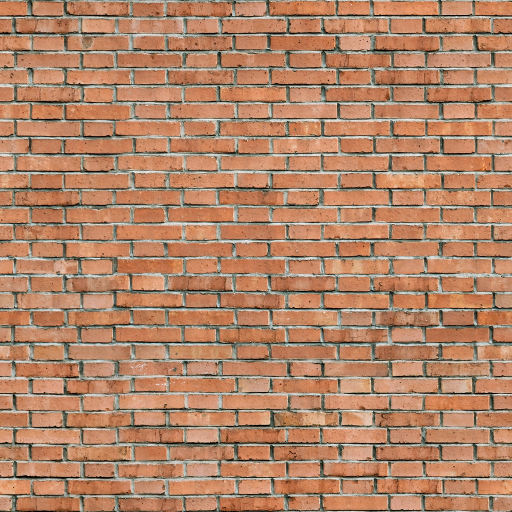
#> input picture assets/brick_diffuse.jpg, 1024 x 1024 px (shown at 1/2 size)
$ python textures.py
#> lines starting #> are read from the running program, lines starting #| are printed output that depends on the picture
"""Generates the city texture layers (512px each) -> assets/city/layers.jpg + layers.json."""
import json, math, os, random
import numpy as np
from PIL import Image, ImageDraw, ImageFilter, ImageFont
HERE = os.path.dirname(os.path.abspath(__file__)); OUT = os.path.join(HERE, '..', 'assets', 'city')
N = 512; rng = np.random.default_rng(7); R = random.Random(7)
def noise(scale, octaves=4, seed=0):
    g = np.random.default_rng(seed); out = np.zeros((N, N))
    for o in range(octaves):
        s = max(2, int(N / scale * 2 ** o)); a = g.random((s, s))
        img = Image.fromarray((a * 255).astype(np.uint8)).resize((N, N), Image.BICUBIC)
        # make it tile: blend with shifted copy
        arr = np.asarray(img, dtype=float) / 255; out += arr / 2 ** o
    out = (out - out.min()) / (out.max() - out.min() + 1e-9); return out
def tileable(arr):
    a = arr; b = np.roll(np.roll(a, N // 2, 0), N // 2, 1)
    y, x = np.mgrid[0:N, 0:N] / N; w = (np.minimum(np.minimum(x, 1 - x), np.minimum(y, 1 - y)) * 2).clip(0, 1)[..., None] if a.ndim == 3 else (np.minimum(np.minimum(x, 1 - x), np.minimum(y, 1 - y)) * 2).clip(0, 1)
    w = np.clip(w * 3, 0, 1); return a * w + b * (1 - w)
def rgb(base, n=None, amt=0.1):
    img = np.ones((N, N, 3)) * np.array(base, dtype=float) / 255
    if n is not None: img *= (1 - amt + n[..., None] * amt * 2)
    return img
def to_img(a): return Image.fromarray((np.clip(a, 0, 1) * 255).astype(np.uint8))
layers = {}
# brick: desaturated photo so vertex colours pick the brick colour
src = Image.open(os.path.join(HERE, '..', 'assets', 'brick_diffuse.jpg')).convert('RGB').resize((N, N))
b = np.asarray(src, dtype=float) / 255; grey = b.mean(2, keepdims=True); b = grey * .8 + b * .2; b = b / b.mean() * .62
layers['brick'] = b
n1 = tileable(noise(40, 5, 1))
#> in tileable, `w = (np.minimum(np.minimum(x, 1 - x), np.minimum(y, 1 - y)) * 2).clip(`:
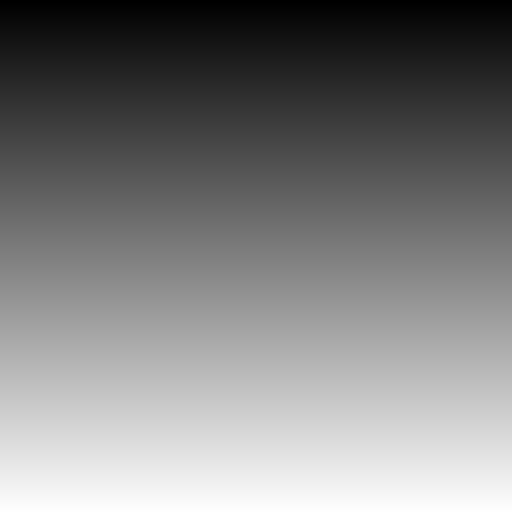
#> y: shape (512, 512) float64; min 0, max 0.998, mean 0.499
st = rgb((224, 220, 210), n1, .08); im = to_img(st); d = ImageDraw.Draw(im)
for row in range(6):
    y = int(row * N / 6); d.line([(0, y), (N, y)], fill=(150, 145, 135), width=3); off = (row % 2) * 85
    for x in range(-85 + off, N, 170): d.line([(x, y), (x, y + N // 6)], fill=(160, 155, 145), width=3)
layers['stone'] = np.asarray(im.filter(ImageFilter.GaussianBlur(.6)), dtype=float) / 255
layers['paint'] = rgb((236, 233, 226), tileable(noise(60, 4, 2)), .03)
#> call 2 of noise, with scale = 60, octaves = 4, seed = 2
#> after the loop in noise (call 2), `for o in range(octaves):`:
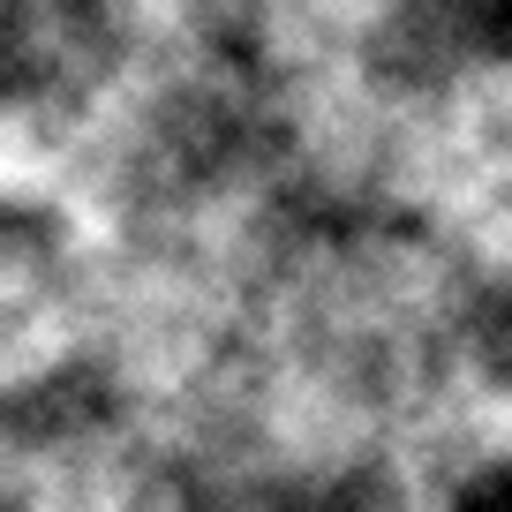
#> out: shape (512, 512) float64; min 0.0799, max 1.75, mean 0.933; drawn with min black and max white
sl = rgb((78, 82, 88), tileable(noise(30, 4, 3)), .12); im = to_img(sl); d = ImageDraw.Draw(im)
#> call 3 of noise, with scale = 30, octaves = 4, seed = 3
#> after the loop in noise (call 3), `for o in range(octaves):`:
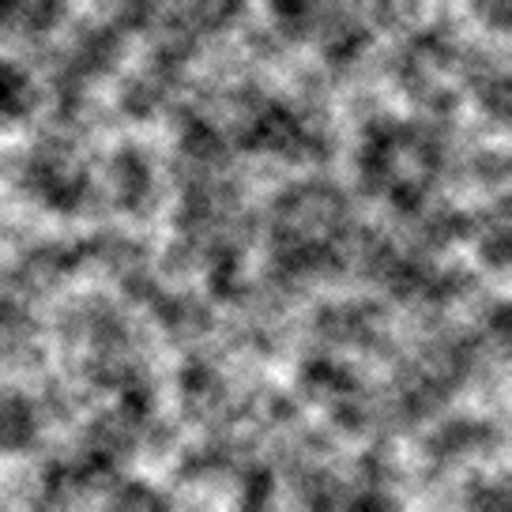
#> out: shape (512, 512) float64; min 0.13, max 1.79, mean 0.945; drawn with min black and max white
for row in range(12):
    y = row * N // 12; d.line([(0, y), (N, y)], fill=(40, 42, 46), width=3)
    for x in range((row % 2) * 32, N, 64): d.line([(x, y), (x, y + N // 12)], fill=(48, 50, 55), width=2)
layers['slate'] = np.asarray(im, dtype=float) / 255
asph_n = tileable(noise(12, 5, 4)); asph = rgb((62, 64, 68), asph_n, .14)
#> call 4 of noise, with scale = 12, octaves = 5, seed = 4
#> the loop in noise (call 4), `for o in range(octaves):` made 5 passes
#> pass 1, in noise (call 4), `img = Image.fromarray((a * 255).astype(np.uint8)).resize((N, N), Image..`:
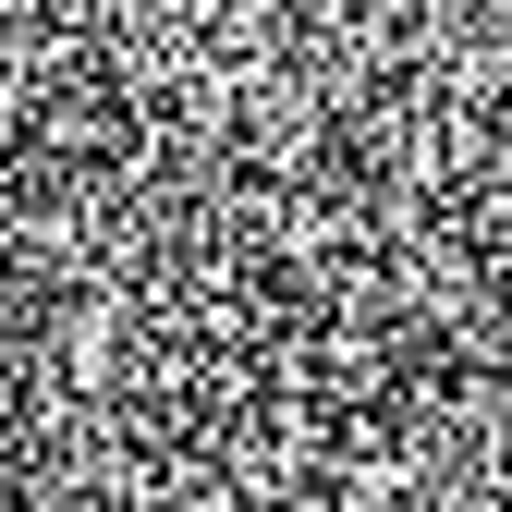
#> img: PIL image 512x512 L; min 0, max 255, mean 129
#> after the loop in noise (call 4), `for o in range(octaves):`:
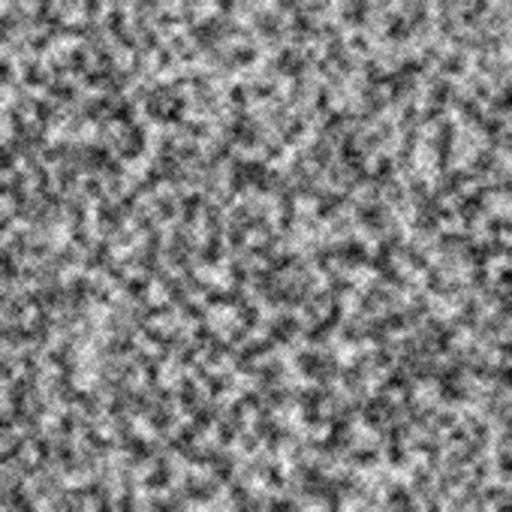
#> out: shape (512, 512) float64; min 0.0537, max 1.85, mean 0.973; drawn with min black and max white
#> in tileable (call 4), `b = np.roll(np.roll(a, N // 2, 0), N // 2, 1)`:
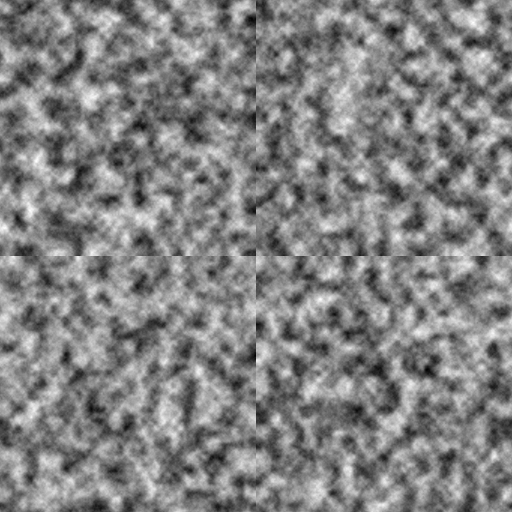
#> b: shape (512, 512) float64; min 0, max 1, mean 0.513
#> after `asph = rgb((62, 64, 68), asph_n, 0.14)`:
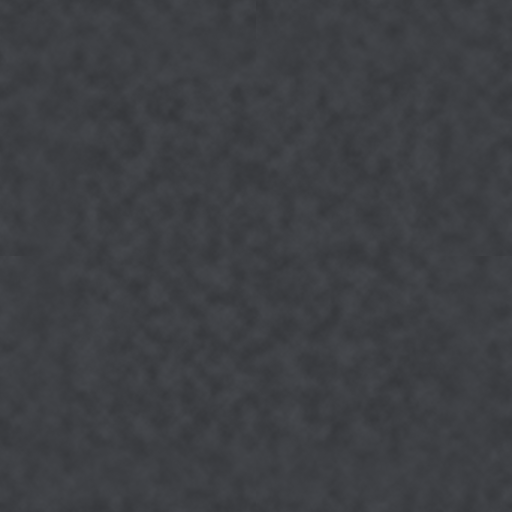
#> asph: shape (512, 512, 3) float64; mean of channels 0, 1, 2 0.244, 0.252, 0.268; drawn as R, G, B
spk = rng.random((N, N)) < .02; asph[spk] *= 1.35; layers['asphalt'] = asph
def road(width_m, lines):
#> called with width_m = 14
    im = to_img(asph.copy()); d = ImageDraw.Draw(im); px = N / width_m
    d.rectangle([0, 0, int(.35 * px), N], fill=(46, 47, 50)); d.rectangle([N - int(.35 * px), 0, N, N], fill=(46, 47, 50))
    for kind, u, w in lines:
        x = int(u * px); ww = max(2, int(w * px))
        if kind == 'solid': d.rectangle([x - ww // 2, 0, x + ww // 2, N], fill=(236, 236, 228))
        if kind == 'yellow': d.rectangle([x - ww // 2, 0, x + ww // 2, N], fill=(232, 195, 58))
        if kind == 'dash':
            for y in range(0, N, N // 2): d.rectangle([x - ww // 2, y, x + ww // 2, y + N // 4], fill=(236, 236, 228))
    return np.asarray(im, dtype=float) / 255
layers['road'] = road(14, [('yellow', .55, .1), ('yellow', .75, .1), ('yellow', 13.25, .1), ('yellow', 13.45, .1), ('dash', 7, .15)])
layers['roadring'] = road(18, [('yellow', .55, .1), ('yellow', .75, .1), ('yellow', 17.25, .1), ('yellow', 17.45, .1), ('solid', 8.85, .12), ('solid', 9.15, .12), ('dash', 4.6, .12), ('dash', 13.4, .12)])
pv = rgb((190, 186, 178), tileable(noise(50, 4, 5)), .06); im = to_img(pv); d = ImageDraw.Draw(im)
for k in range(5):
    p = k * N // 4; d.line([(p, 0), (p, N)], fill=(130, 126, 120), width=3); d.line([(0, p), (N, p)], fill=(130, 126, 120), width=3)
arr = np.asarray(im, dtype=float) / 255
for i in range(4):
    for j in range(4): arr[j * 128 + 2:(j + 1) * 128 - 2, i * 128 + 2:(i + 1) * 128 - 2] *= R.uniform(.93, 1.06)
layers['pavement'] = arr
kb = rgb((170, 168, 164), tileable(noise(8, 4, 6)), .2); kb[:, ::170] *= .6; layers['kerb'] = kb
gr = tileable(noise(10, 6, 7)); g = np.stack([.25 + gr * .15, .42 + gr * .2, .18 + gr * .08], 2); blades = rng.random((N, N)) < .08; g[blades] *= rng.uniform(.75, 1.25, (blades.sum(), 1)); layers['grass'] = g
layers['gravel'] = rgb((205, 190, 160), tileable(noise(6, 4, 8)), .2)
bk = tileable(noise(20, 4, 9)); bark = np.stack([.33 + bk * .1, .27 + bk * .08, .21 + bk * .06], 2); bark *= (0.85 + .15 * np.sin(np.arange(N) / 6.0)[None, :, None]); layers['bark'] = bark
lv = tileable(noise(14, 6, 10)); lv2 = tileable(noise(40, 3, 11)); layers['leaves'] = np.stack([.18 + lv * .16 + lv2 * .05, .32 + lv * .24 + lv2 * .06, .12 + lv * .1], 2)
layers['metal'] = rgb((40, 44, 42), tileable(noise(30, 3, 12)), .1)
cc = rgb((178, 176, 170), tileable(noise(25, 5, 13)), .1); cc[::128, :] *= .8; layers['concrete'] = cc
wd = tileable(noise(30, 3, 14)); wood = np.stack([.45 + wd * .1, .3 + wd * .07, .18 + wd * .05], 2); wood[::64, :] *= .55; layers['wood'] = wood
zb = asph.copy(); u = np.arange(N) // (N // 8); zb[:, (u % 2 == 0)] = .92; layers['zebra'] = zb
layers['gold'] = rgb((212, 170, 70), tileable(noise(20, 3, 15)), .12)
layers['steel'] = rgb((170, 175, 182), tileable(noise(60, 3, 16)), .06)
layers['redasphalt'] = rgb((150, 72, 58), asph_n, .14)
im = Image.new('RGB', (N, N), (201, 164, 63)); d = ImageDraw.Draw(im); c = N / 2
d.ellipse([c - 226, c - 226, c + 226, c + 226], fill=(246, 241, 223), outline=(28, 28, 28), width=12); d.ellipse([c - 168, c - 168, c + 168, c + 168], outline=(28, 28, 28), width=4)
try: font = ImageFont.truetype('DejaVuSerif-Bold.ttf', 38)
except Exception: font = ImageFont.load_default()
for i, t in enumerate(['XII', 'I', 'II', 'III', 'IV', 'V', 'VI', 'VII', 'VIII', 'IX', 'X', 'XI']):
    a = i / 12 * math.tau - math.pi / 2; x = c + math.cos(a) * 198; y = c + math.sin(a) * 198; d.text((x, y), t, fill=(28, 28, 28), font=font, anchor='mm')
for k in range(60):
    a = k / 60 * math.tau; d.ellipse([c + math.cos(a) * 160 - 3, c + math.sin(a) * 160 - 3, c + math.cos(a) * 160 + 3, c + math.sin(a) * 160 + 3], fill=(28, 28, 28))
for a, l, w in ((10 / 12 * math.tau + .09 - math.pi / 2, 112, 14), (2 / 12 * math.tau - math.pi / 2, 164, 8)):
    d.line([(c, c), (c + math.cos(a) * l, c + math.sin(a) * l)], fill=(28, 28, 28), width=w)
#> this loop made 2 passes
#> (a, l, w) on passes 1 to 2: (3.76, 112, 14), (-0.524, 164, 8)
layers['clock'] = np.asarray(im, dtype=float) / 255
ADS = [('KEBAB KING', 'OPEN TILL 4AM', (255, 204, 0), (192, 20, 27)), ('BROLLY & CO.', 'RAINING AGAIN?', (29, 53, 87), (241, 250, 238)), ('THAMES FM 97.3', 'THE SOUND OF THE CITY', (106, 27, 154), (255, 230, 109)),
       ('BRUV ENERGY', 'PROPER TEA. PROPER BUZZ.', (0, 168, 107), (255, 255, 255)), ("CHIPPY'S", 'FISH & CHIPS £5', (244, 239, 230), (13, 59, 102)), ('MIND THE GAP', 'SHOES THAT FIT', (230, 57, 70), (255, 255, 255))]
im = Image.new('RGB', (N, N)); d = ImageDraw.Draw(im)
try: f1 = ImageFont.truetype('DejaVuSans-Bold.ttf', 28); f2 = ImageFont.truetype('DejaVuSans-Bold.ttf', 15)
except Exception: f1 = f2 = ImageFont.load_default()
for i, (t1, t2, bg, fg) in enumerate(ADS):
    x0, y0 = (i % 2) * 256, (i // 2) * 170; d.rectangle([x0, y0, x0 + 256, y0 + 170], fill=bg); d.text((x0 + 128, y0 + 70), t1, fill=fg, font=f1, anchor='mm'); d.text((x0 + 128, y0 + 125), t2, fill=fg, font=f2, anchor='mm')
layers['ads'] = np.asarray(im, dtype=float) / 255
ss = rgb((210, 186, 130), tileable(noise(30, 5, 17)), .1); im = to_img(ss); d = ImageDraw.Draw(im)
for x in range(0, N, 64): d.line([(x, 0), (x, N)], fill=(150, 128, 82), width=4)
for y in range(0, N, 128): d.line([(0, y), (N, y)], fill=(160, 138, 92), width=6)
layers['sandstone'] = np.asarray(im, dtype=float) / 255
layers['lampglass'] = rgb((250, 236, 200)); layers['signal'] = rgb((255, 170, 30))
layers['leather'] = rgb((30, 30, 32), tileable(noise(20, 3, 18)), .1)
PROPS = {'brick': (.9, 0, 0), 'stone': (.85, 0, 0), 'paint': (.55, 0, 0), 'slate': (.7, 0, 0), 'asphalt': (.95, 0, 0), 'road': (.93, 0, 0), 'roadring': (.93, 0, 0), 'pavement': (.9, 0, 0),
         'kerb': (.8, 0, 0), 'grass': (1, 0, 0), 'gravel': (1, 0, 0), 'bark': (.95, 0, 0), 'leaves': (.75, 0, 0), 'metal': (.4, .65, 0), 'concrete': (.9, 0, 0), 'wood': (.8, 0, 0), 'zebra': (.93, 0, 0),
         'gold': (.3, 1, 0), 'steel': (.25, .9, 0), 'redasphalt': (.93, 0, 0), 'clock': (.45, 0, .6), 'ads': (.5, 0, .8), 'sandstone': (.85, 0, 0), 'lampglass': (.2, 0, 3.0), 'signal': (.3, 0, 2.0), 'leather': (.6, 0, 0)}
names = list(PROPS)
strip = np.concatenate([np.clip(layers[n], 0, 1) for n in names], 0)
Image.fromarray((strip * 255).astype(np.uint8)).save(os.path.join(OUT, 'layers.jpg'), quality=86)
json.dump(dict(size=N, layers=[dict(name=n, rough=PROPS[n][0], metal=PROPS[n][1], night=PROPS[n][2]) for n in names]), open(os.path.join(OUT, 'layers.json'), 'w'), indent=1)
print(len(names), 'layers', os.path.getsize(os.path.join(OUT, 'layers.jpg')) // 1024, 'KB')
